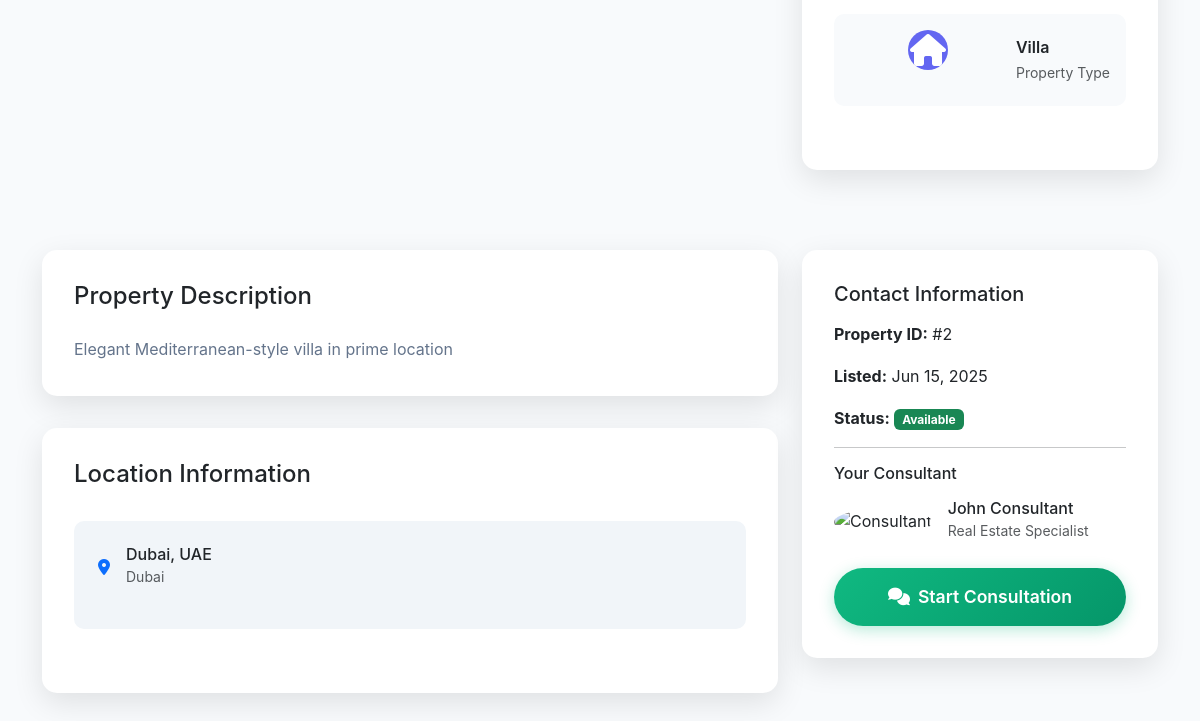
The page /property-details.php?id=2 (lower part) on the database as committed earlier.
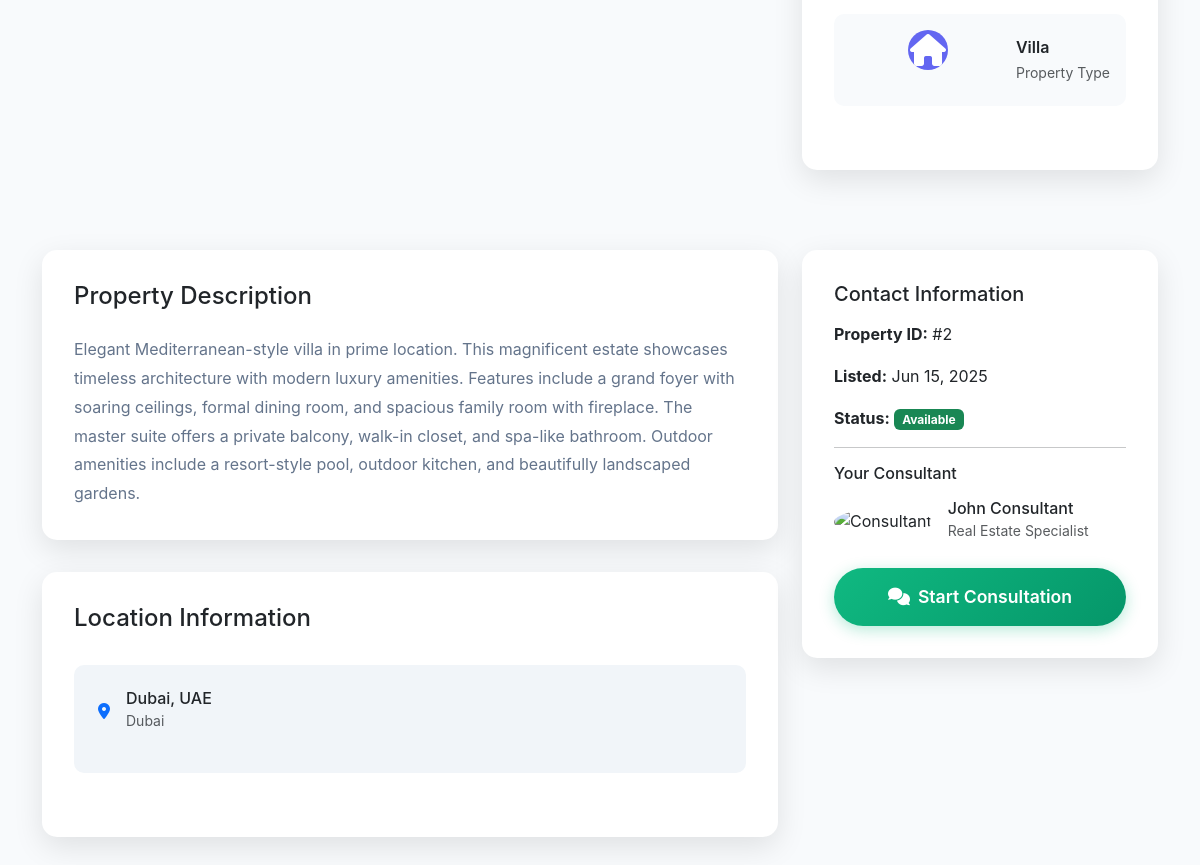
The same page on the database as committed later.
### tables this page shows
CREATE TABLE IF NOT EXISTS properties (
    id INT AUTO_INCREMENT PRIMARY KEY,
    title VARCHAR(255) NOT NULL,
    description TEXT,
    location VARCHAR(255) NOT NULL,
    country ENUM('US', 'Dubai') NOT NULL,
    property_type ENUM('house', 'apartment', 'villa', 'condo') NOT NULL,
    bedrooms INT NOT NULL,
    bathrooms INT NOT NULL,
    square_feet INT NOT NULL,
    price_bhs DECIMAL(15, 2) NOT NULL,
    listing_type ENUM('buy', 'rent', 'sell', 'invest') NOT NULL,
    status ENUM('available', 'sold', 'rented', 'pending') DEFAULT 'available',
    featured BOOLEAN DEFAULT FALSE,
    images JSON,
    created_at TIMESTAMP DEFAULT CURRENT_TIMESTAMP,
    updated_at TIMESTAMP DEFAULT CURRENT_TIMESTAMP ON UPDATE CURRENT_TIMESTAMP
);

### property-details.php (the view, shortened to what the changed rows need)
<?php
$property_id = isset($_GET['id']) ? (int)$_GET['id'] : 0;
$database = new Database();
$conn = $database->getConnection();
$query = "SELECT * FROM properties WHERE id = :id AND status = 'available'";
$stmt = $conn->prepare($query);
$stmt->bindParam(':id', $property_id);
$stmt->execute();
$property = $stmt->fetch(PDO::FETCH_ASSOC);
$status_classes = [
    'available' => 'bg-success',
    'sold' => 'bg-danger',
    'rented' => 'bg-warning',
    'pending' => 'bg-info'
];
$status_class = $status_classes[$property['status']] ?? 'bg-secondary';
?>
<!DOCTYPE html>
<html lang="en">
<head>
    <link href="https://cdn.jsdelivr.net/npm/bootstrap@5.3.0/dist/css/bootstrap.min.css" rel="stylesheet">
    <link href="https://cdnjs.cloudflare.com/ajax/libs/font-awesome/6.0.0/css/all.min.css" rel="stylesheet">
    <link href="styles.css" rel="stylesheet">
</head>
<body>
    <section class="property-details-section" style="padding-top: 120px; padding-bottom: 80px; background: #f8fafc;">
        <div class="container">
            <div class="row">
                <div class="col-lg-4">
                    <div class="property-info-card">
                        <div class="feature-grid">
                            <div class="feature-item">
                                <div>
                                    <div class="fw-semibold"><?php echo ucfirst($property['property_type']); ?></div>
                                    <small class="text-muted">Property Type</small>
                                </div>
                            </div>
                        </div>
                    </div>
                </div>
            </div>
            <div class="row mt-5">
                <div class="col-lg-8">
                    <div class="property-info-card">
                        <h4 class="mb-4">Property Description</h4>
                        <div class="property-description">
                            <?php echo nl2br(htmlspecialchars($property['description'] ?: 'No description available.')); ?>
                        </div>
                    </div>
                    <div class="property-info-card">
                        <div class="location-info">
                            <div class="d-flex align-items-center mb-3">
                                <div>
                                    <h6 class="mb-0"><?php echo htmlspecialchars($property['location']); ?></h6>
                                    <small class="text-muted"><?php echo htmlspecialchars($property['country']); ?></small>
                                </div>
                            </div>
                        </div>
                    </div>
                </div>
                <div class="col-lg-4">
                    <div class="property-info-card">
                        <div class="contact-info">
                            <div class="mb-3">
                                <strong>Property ID:</strong>
                                <span>#<?php echo $property['id']; ?></span>
                            </div>
                            <div class="mb-3">
                                <strong>Listed:</strong>
                                <span><?php echo date('M j, Y', strtotime($property['created_at'])); ?></span>
                            </div>
                            <div class="mb-3">
                                <strong>Status:</strong>
                                <span class="badge <?php echo $status_class; ?>"><?php echo ucfirst($property['status']); ?></span>
                            </div>
                        </div>
                    </div>
                </div>
            </div>
        </div>
    </section>
</body>
</html>

Rows that differ between the two databases and show on the page:
changed properties "Villa": description "Elegant Mediterranean-style villa in prime location" → "…Mediterranean-style villa in prime location. This magnificent estate showcases timeless architecture with modern luxury amenities. Features include a grand foyer with soaring ceilings, formal dining room, and spacious family room with fireplace. The master suite offers a private balcony, walk-in closet, and spa-like bathroom. Outdoor amenities include a resort-style pool, outdoor kitchen, and beautifully landscaped gardens."
